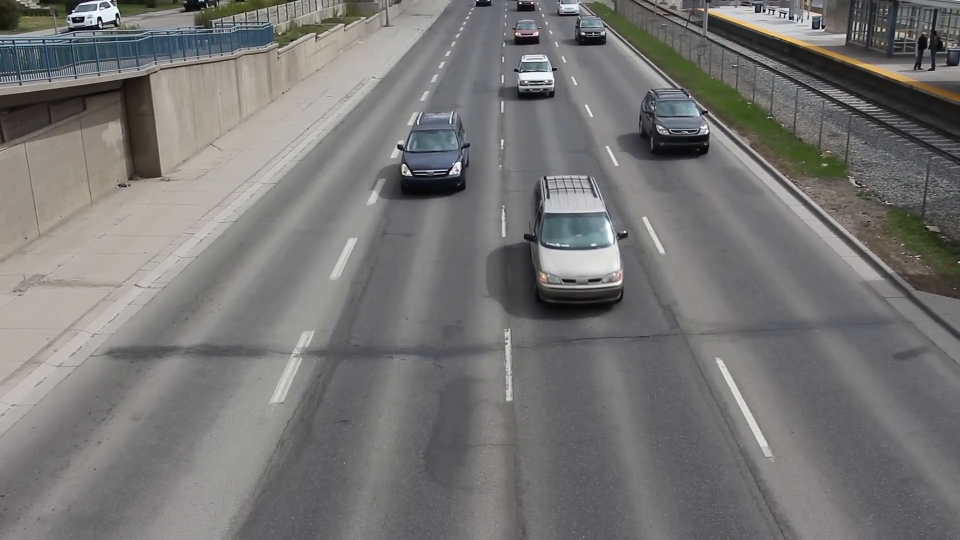
//> input picture frame 20 of input.mp4, 1920 x 1080 px (shown at 1/2 size)
$ ./impl1   (built with g++ and OpenCV 4)
//> lines starting //> are read from the running program, lines starting //| are printed output that depends on the picture
#include <math.h>
#include <stdio.h>
#include <sys/time.h>
#include <vector>
#include <opencv2/opencv.hpp>
#include <sys/stat.h>
#include <sys/types.h>

static float alpha = 1.0f;

// function to output grayscale bin files from input video and return number of files created
int video_to_grayscale_bins(const char* input_video, const char* output_folder) {
//> called with input_video = "input.mp4", output_folder = "frames"
    mkdir(output_folder, 0777);

    cv::VideoCapture cap(input_video);
    if (!cap.isOpened()) {
        printf("Error opening video file\n");
        return 0;
    }

    int frame_count = 0;
    cv::Mat frame, gray_frame;
    while (cap.read(frame)) {
//> frame is the input picture: 1080 rows x 1920 cols, CV_8UC3; mean B, G, R 116.2, 117.2, 118.3
        cv::cvtColor(frame, gray_frame, cv::COLOR_BGR2GRAY);
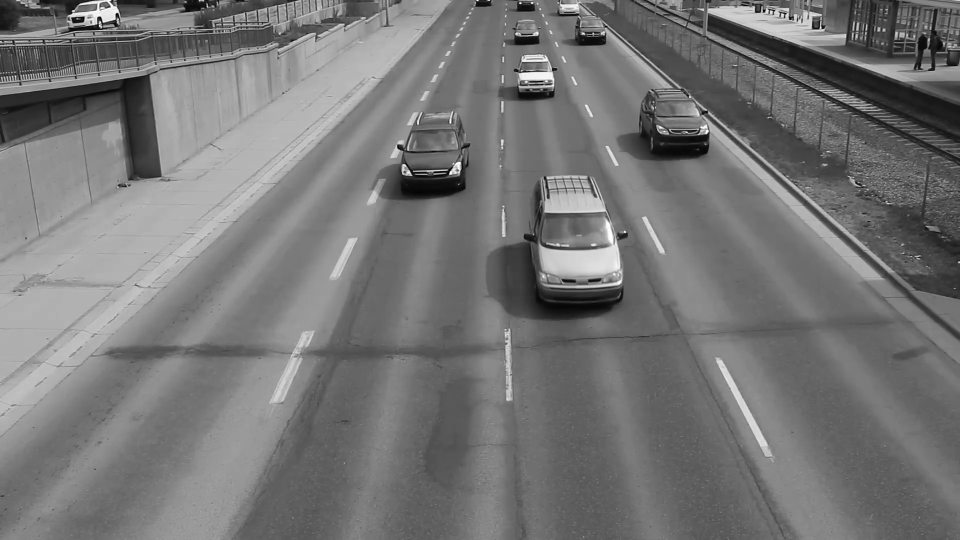
//> gray_frame: 1080 rows x 1920 cols, CV_8UC1 (shown at 1/2 size); min 0, max 255, mean 117.5
        gray_frame.convertTo(gray_frame, CV_32F, 1.0 / 255.0);
//> gray_frame: 1080 rows x 1920 cols, CV_32FC1

        char filename[256];
        snprintf(filename, sizeof(filename), "%s/frame_%04d.bin", output_folder, frame_count);

        FILE* file = fopen(filename, "wb");
        if (!file) {
            printf("Error opening %s for write\n", filename);
            break;
        }
        fwrite(gray_frame.ptr<float>(), sizeof(float), gray_frame.rows * gray_frame.cols, file);
        fclose(file);

        frame_count++;
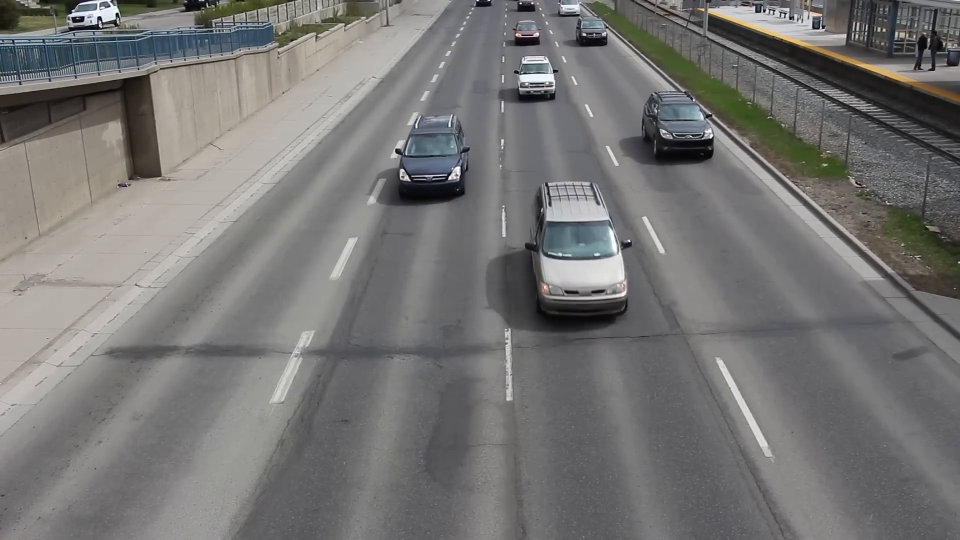
//> input picture frame 21 of input.mp4, 1920 x 1080 px (shown at 1/2 size)
    }
    cap.release();

    printf("Actually extracted %d frames.\n", frame_count);
    return frame_count;
}


// constant function that takes in the input.mp4 video and outputs the number of frames, width, and height
void get_video_properties(const char* filename,int& width, int& height) {
    cv::VideoCapture cap(filename);
    if (!cap.isOpened()) {
        printf("Error opening video file\n");
        return;
    }
    width = static_cast<int>(cap.get(cv::CAP_PROP_FRAME_WIDTH));
    height = static_cast<int>(cap.get(cv::CAP_PROP_FRAME_HEIGHT));
    cap.release();
}

// [75 lines left out: functions horn_schunck, load_frame, padded, not called in this run]


int main() {
    int width, height;

    get_video_properties("input.mp4", width, height);

    int num_frames = video_to_grayscale_bins("input.mp4", "frames");

    printf("Video properties - Frames: %d, Width: %d, Height: %d\n", num_frames, width, height);

    std::vector<std::vector<float>> frames(num_frames);

    for (int i = 0; i < num_frames; ++i) {
        std::string filename = "frames/frame_" + padded(i) + ".bin";
        frames[i] = load_frame(filename.c_str(), width, height);
    }

    for (int i = 0; i < num_frames - 1; ++i) {
        auto& I1 = frames[i];
        auto& I2 = frames[i+1];
        auto flow = horn_schunck(I1, I2, width, height, alpha);

        // Save flow to binary file within the "flow" folder
        FILE* f = fopen(("flow/frame_" + padded(i) + ".bin").c_str(), "wb");
        fwrite(flow.data(), sizeof(float), flow.size(), f);
        fclose(f);
    }

    return 0;
}
